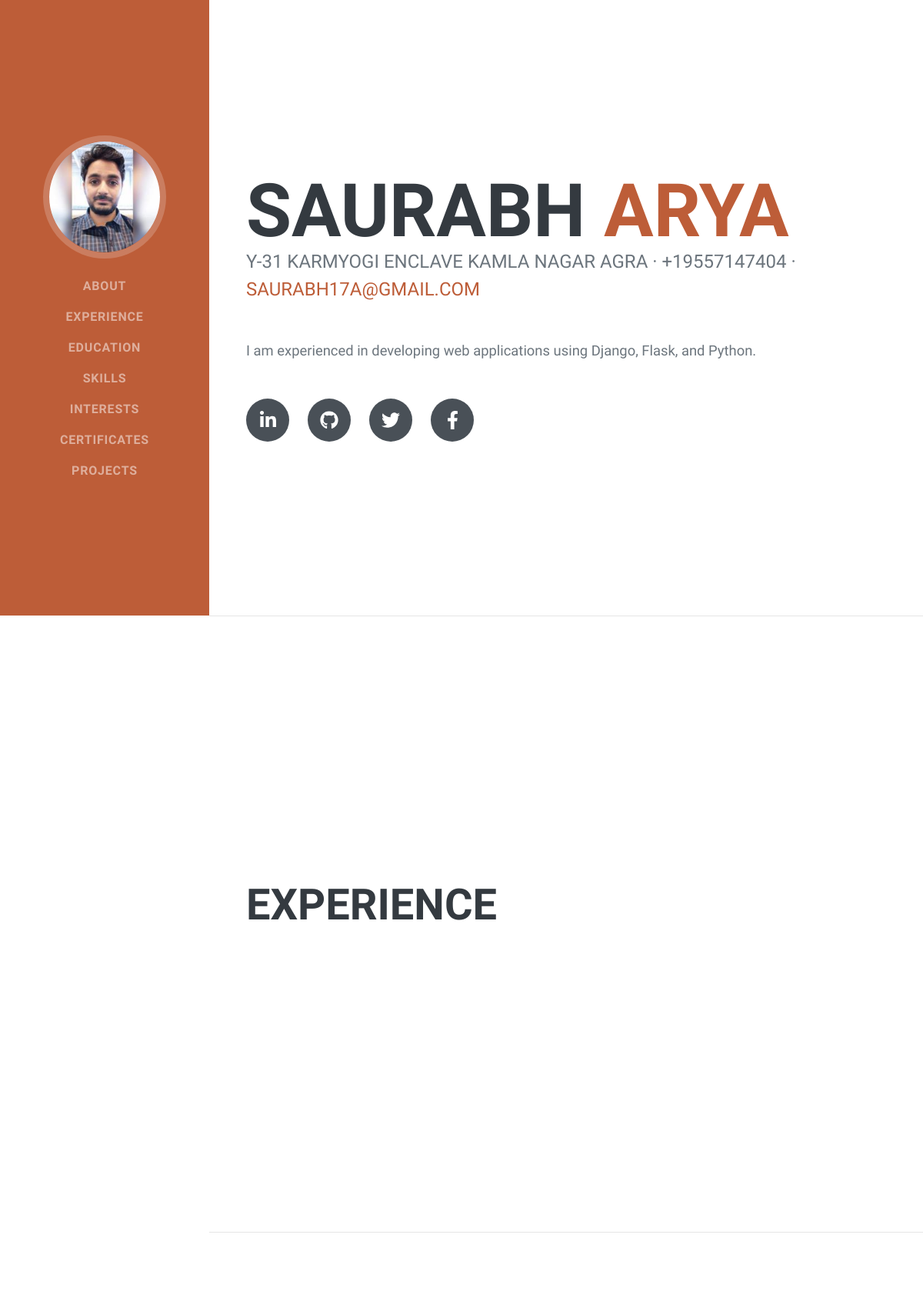
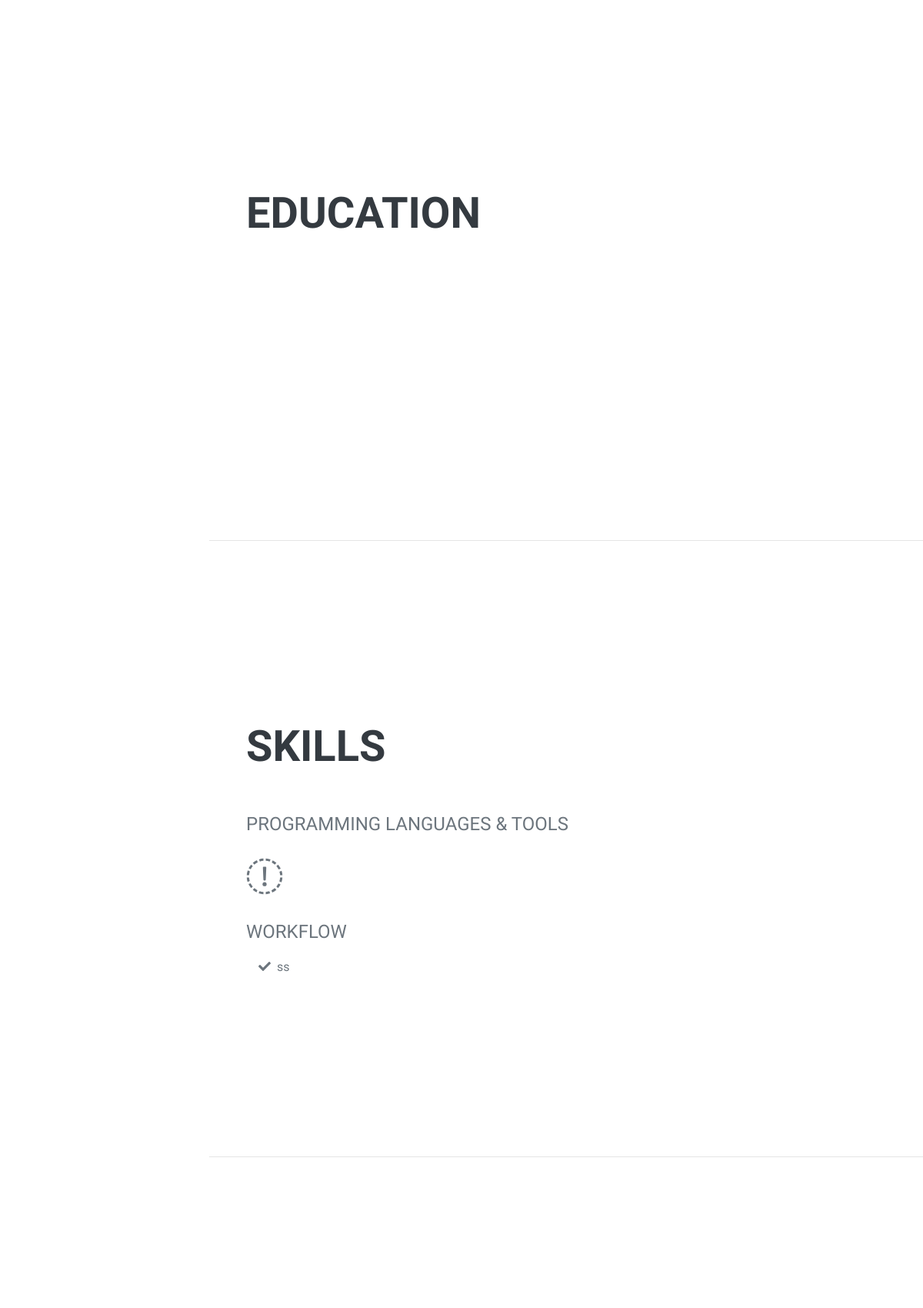
The page /viewresume/10 (upper part) on the database its author committed (2 pictures, top to bottom).
### dashboard/models.py (models this page shows, shortened)
class UserData(models.Model):
    user = models.ForeignKey(
        User, on_delete=models.CASCADE, related_name='user_data')
    first_name = models.CharField(
        blank=False, help_text='First name', max_length=200)
    last_name = models.CharField(
        blank=False, help_text='Last name', max_length=200)
    address = models.TextField(blank=False)
    total_working_experience = models.PositiveIntegerField(
        default=0, help_text='Total working experience')
    phone_no = PhoneField(blank=True, help_text='Contact phone number')
    email = models.EmailField(
        blank=False, help_text='Email address')
    about_you = models.TextField(
        blank=False, help_text='Brief intro')
    image = models.ImageField(
        blank=False, upload_to='user', help_text='User Image')
    linkedin = models.CharField(
        blank=False, help_text='Linkedin username', max_length=200)
    facebook = models.CharField(
        blank=False, help_text='Facebook username', max_length=200)
    github = models.CharField(
        blank=False, help_text='Github username', max_length=200)
    twitter = models.CharField(
        blank=False, help_text='Twitter username', max_length=200)
    class Meta:
        verbose_name = "User data"
        verbose_name_plural = "User data"

class Skills(models.Model):
    user_skills = models.ForeignKey(
        UserData, on_delete=models.CASCADE, related_name='user_skills')
    skill = models.CharField(blank=False, help_text='skill', max_length=200)
    class Meta:
        verbose_name = "Skill"
        verbose_name_plural = "Skills"

class Workflow(models.Model):
    user_workflow = models.ForeignKey(
        UserData, on_delete=models.CASCADE, related_name='user_workflow')
    workflow = models.CharField(
        blank=False, help_text='workflow', max_length=200)
    class Meta:
        verbose_name = "workflow"
        verbose_name_plural = "workflow"

### dashboard/views.py (the view)
# urls.py: path('viewresume/<int:id>', views.user_resume, name='user_resume'),
def user_resume(request, id):
    data = UserData.objects.get(id=id)
    experience = Experience.objects.filter(user_experience=data).all().order_by('-worked_till')
    education = Education.objects.filter(user_education=data).all().order_by('-left_at')
    skills = Skills.objects.filter(user_skills=data).all()
    workflow = Workflow.objects.filter(user_workflow=data).all()
    interest = Interest.objects.filter(user_interest=data).all()
    award = Certificate.objects.filter(user_certificates=data).all()
    project = Projects.objects.filter(user_project=data).all()
    context = {'data': data, 'award': award, 'project': project, 'experience': experience,'interest':interest, 'education': education, 'skills':skills, 'workflow':workflow}
    return render(request, 'dashboard/view_resume.html', context=context)

### dashboard/templates/dashboard/view_resume.html (shortened to what this page needs)
{% extends 'base.html' %}
{% load static %}
{% load bootstrap4 %}
{% block nav-image %}
<a class="navbar-brand js-scroll-trigger"
                ><span class="d-block d-lg-none">Resume-{{data.first_name}}</span><span class="d-none d-lg-block"><img class="img-fluid img-profile rounded-circle mx-auto mb-2" src="{{ data.image.url }}" alt="" /></span></a
            >
{% endblock %}
{% block content %}
            <section class="resume-section" id="about">
                <div class="resume-section-content">
                    <h1 class="mb-0">{{data.first_name}} <span class="text-primary">{{data.last_name}}</span></h1>
                    <div class="subheading mb-5">{{data.address}} · {{data.phone_no}} · <a href="mailto:{{data.email}}">{{data.email}}</a></div>
                    <p class="lead mb-5">{{data.about_you}}</p>
                    <div class="social-icons">
                        <a class="social-icon" href="https://linkedin.com/{{data.linkedin}}"><i class="fab fa-linkedin-in"></i></a><a class="social-icon" href="https://github.com/{{data.github}}"><i class="fab fa-github"></i></a><a class="social-icon" href="https://twitter.com/{{data.twitter}}"><i class="fab fa-twitter"></i></a><a class="social-icon" href="https://facebook.com/{{data.facebook}}"><i class="fab fa-facebook-f"></i></a>
                    </div>
                </div>
            </section>            <hr class="m-0" />
            <section class="resume-section" id="experience">
                <div class="resume-section-content">
                    <h2 class="mb-5">Experience</h2>
                </div>
            </section>
            <hr class="m-0" />
            <section class="resume-section" id="education">
                <div class="resume-section-content">
                    <h2 class="mb-5">Education</h2>
                </div>
            </section>
            <hr class="m-0" />
            <section class="resume-section" id="skills">
                <div class="resume-section-content">
                    <h2 class="mb-5">Skills</h2>
                    <div class="subheading mb-3">Programming Languages & Tools</div>
                    <ul class="list-inline dev-icons">
                        {% for skill in skills %}
                        <li class="list-inline-item"><i class="fab fa-{{skill.skill}}"></i></li>
                        {% endfor %}
                    </ul>
                    <div class="subheading mb-3">Workflow</div>
                    <ul class="fa-ul mb-0">
                    {% for work in workflow %}
                        <li>
                            <span class="fa-li"><i class="fas fa-check"></i></span>{{work.workflow}}
                        </li>
                    {% endfor %}
                </div>
            </section>
            <hr class="m-0" />
            <section class="resume-section" id="interests">
            </section>
{% endblock %}

### templates/base.html (shortened to what this page needs)
<!DOCTYPE html>
<html lang="en">
    <head>
        {% load static %}
        <link rel="stylesheet" href="{% static 'css/styles.css' %}">
    </head>
    <body>
        <nav class="navbar navbar-expand-lg navbar-dark bg-primary fixed-top" id="sideNav">
            {% block nav-image %}{% endblock %}
            <div class="collapse navbar-collapse" id="navbarSupportedContent">
                <ul class="navbar-nav">
                {% block nav-item %}
                    <li class="nav-item"><a class="nav-link js-scroll-trigger" href="#about">About</a></li>
                    <li class="nav-item"><a class="nav-link js-scroll-trigger" href="#experience">Experience</a></li>
                    <li class="nav-item"><a class="nav-link js-scroll-trigger" href="#education">Education</a></li>
                    <li class="nav-item"><a class="nav-link js-scroll-trigger" href="#skills">Skills</a></li>
                    <li class="nav-item"><a class="nav-link js-scroll-trigger" href="#interests">Interests</a></li>
                    <li class="nav-item"><a class="nav-link js-scroll-trigger" href="#awards">Certificates</a></li>
                    <li class="nav-item"><a class="nav-link js-scroll-trigger" href="#projects">Projects</a></li>
                    {% endblock %}
                </ul>
            </div>
        </nav>
        <div class="container-fluid p-0">
                    {% block content %}
                    {% endblock %}
        </div>
        <link href="{% static "js/scripts.js" %}" rel="stylesheet">
    </body>
</html>

### rows shown on the page
UserData: image (picture), first_name "SAURABH", last_name "ARYA", address "Y-31 KARMYOGI ENCLAVE KAMLA NAGAR AGRA", phone_no "+19557147404", email "SAURABH17A@GMAIL.COM", about_you "I am experienced in developing web applications using Django, Flask, and Python."
Workflow: workflow "ss"
